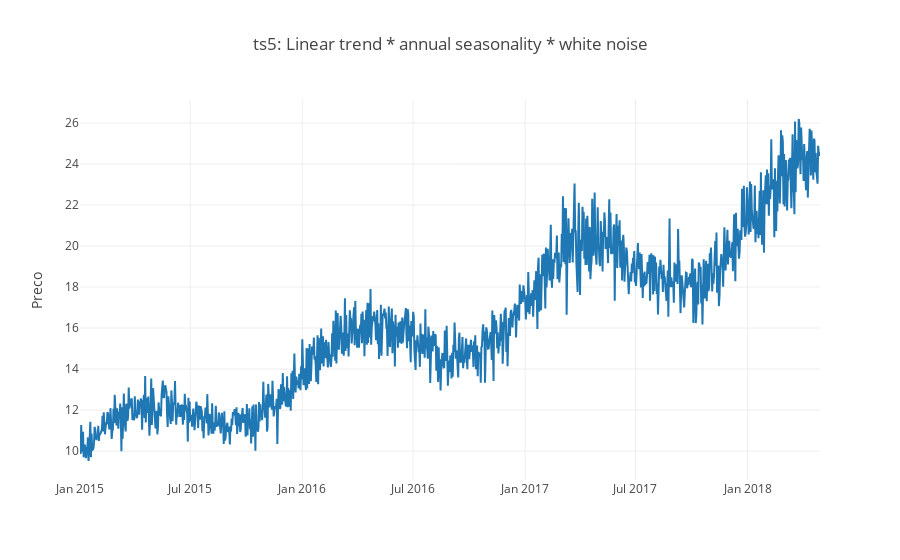

Notebook code cell kept with this figure:
### Code cell
plotscatter(ts5, columns=['Values'], name='ts5', title='ts5: Linear trend * annual seasonality * white noise')

### Figure 1 — Plotly figure (JSON) as saved in the notebook; plotly's stock layout.template omitted (floating-point values rounded to 4 significant figures; data arrays with more than 128 entries replaced by an {"elided": "..."} marker saying what was removed)
{"data": [{"name": "Values", "type": "scatter", "x": {"elided": "1216 str values"}, "y": {"elided": "1216 float values"}}], "layout": {"legend": {"orientation": "h"}, "title": "ts5: Linear trend * annual seasonality * white noise", "yaxis": {"title": "Preco"}}}
